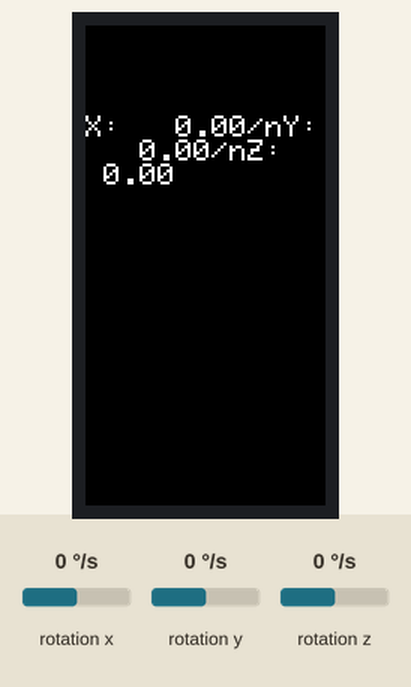
Recording of a sketch running on a simulated ESP32. Parts: 80×160 colour display. Inputs (shaded band) come from the test bench; at power-on: rotation x 0 °/s, rotation y 0 °/s, rotation z 0 °/s.

Above: at 1.3 s.
1.4 s: rotation x set to -192 °/s
At 2.8 s:
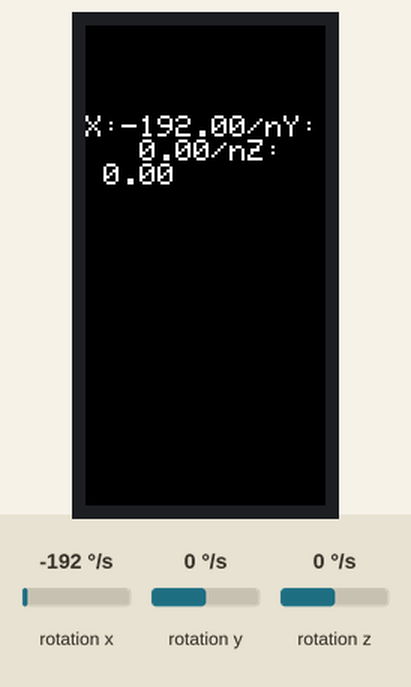
3.1 s: rotation y set to -192 °/s
At 4.3 s:
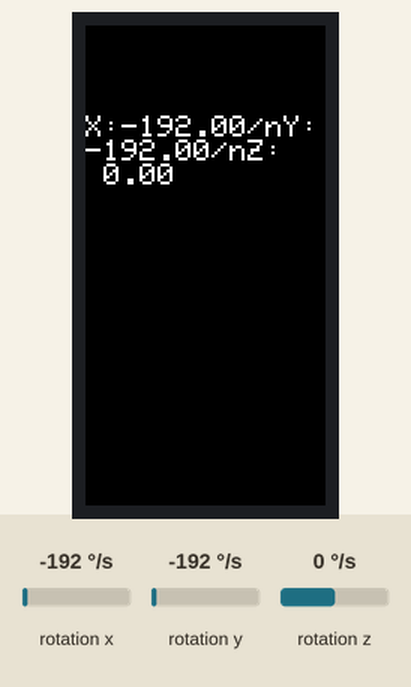
4.6 s: rotation z set to -192 °/s
At 5.0 s:
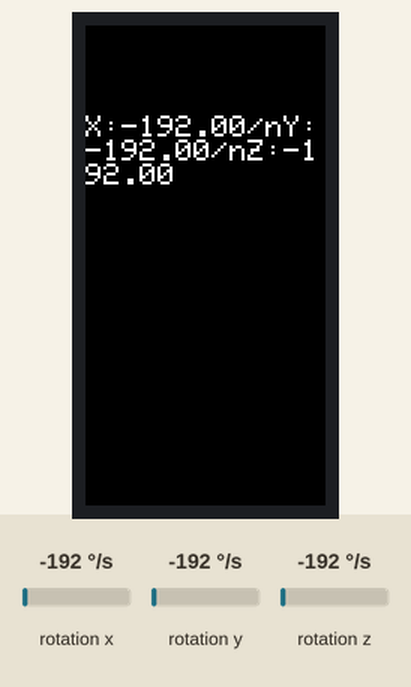
6.1 s: rotation x set to -100 °/s
At 6.7 s:
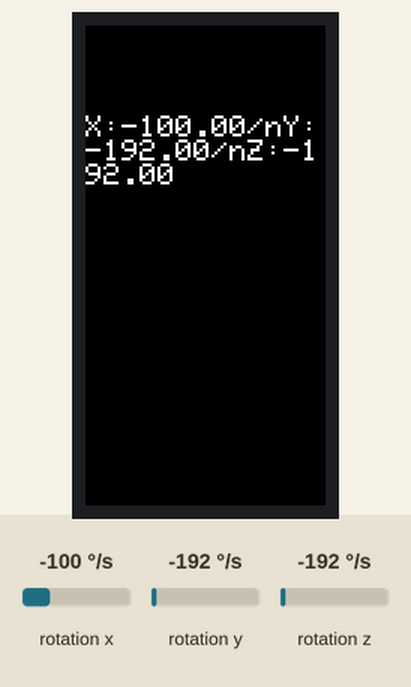
Timing chart, 0 to 8.7 s (numbered marks = the images above; inputs shaded):
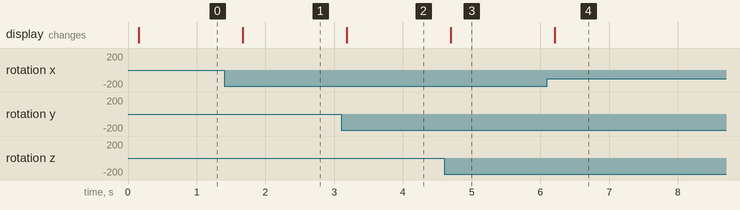

Measured:
- after the input at 1.4 s, the display: changes after 0.27 s (image 1)
- after the input at 3.1 s, the display: changes after 0.08 s (image 2)
- after the input at 4.6 s, the display: changes after 0.10 s (image 3)
- after the input at 6.1 s, the display: changes after 0.11 s (image 4)

The sketch:

imu_2.ino
```cpp
#include <M5StickC.h>

float gyroX, gyroY, gyroZ;

void setup() {
  M5.begin();
  M5.IMU.Init();
}

void loop() {
  M5.IMU.getGyroData(&gyroX, &gyroY, &gyroZ);
  M5.Lcd.setCursor(0, 30);
  M5.Lcd.printf("X:%7.2f/nY:%7.2f/nZ:%7.2f ", gyroX, gyroY, gyroZ);
  delay(500);
}
```
